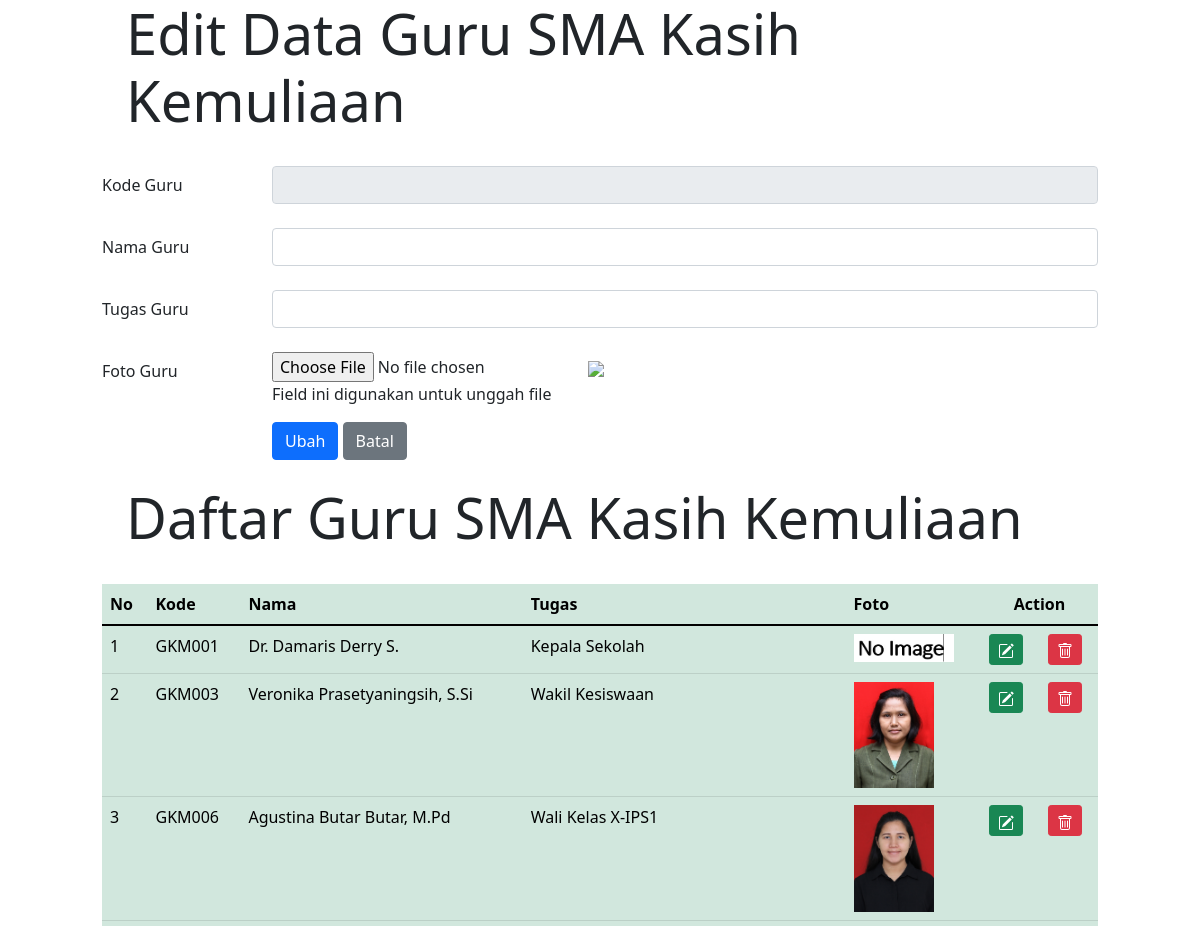
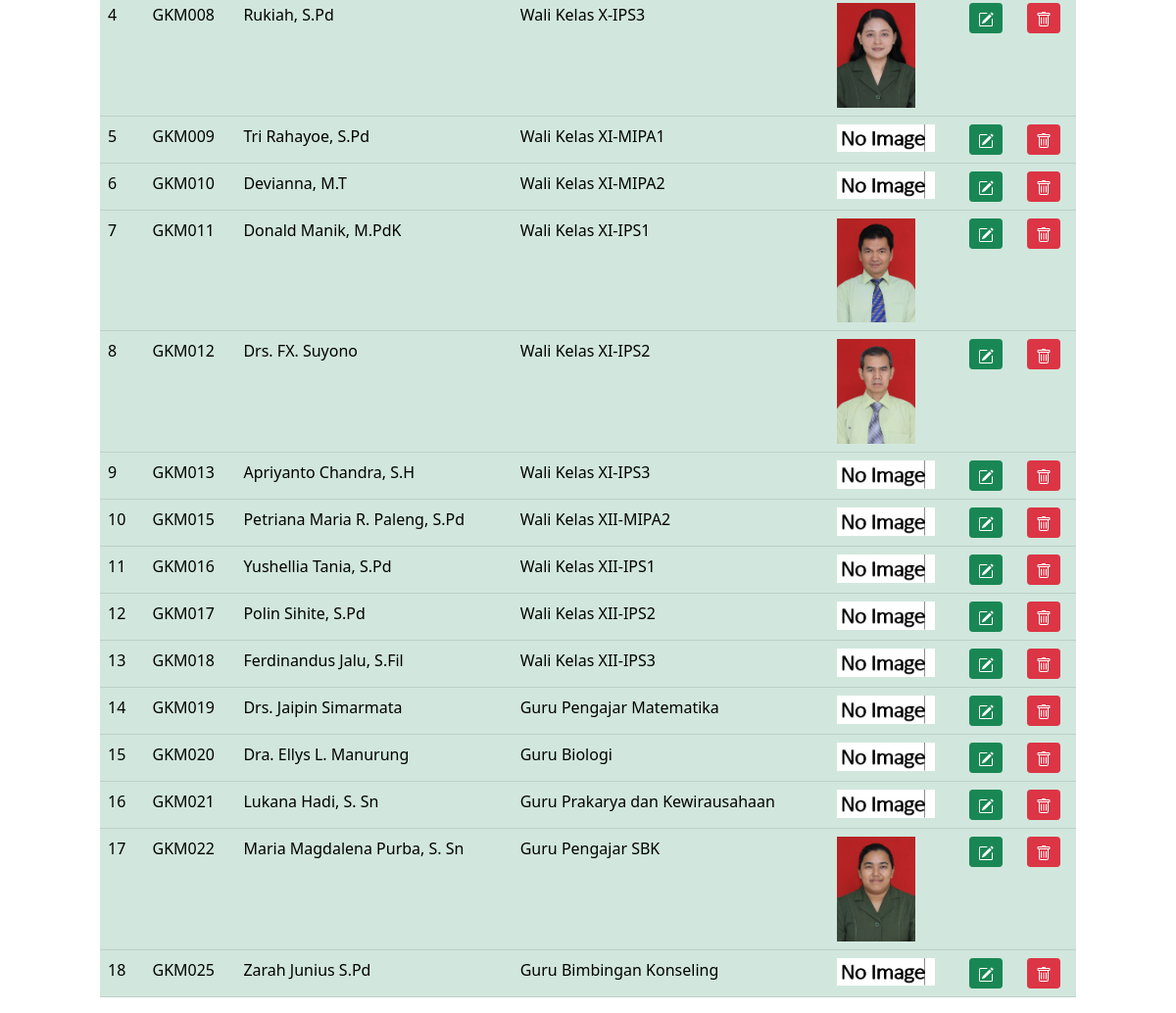
Page /dataguruubah.php on the committed database (2 pictures, top to bottom).
### tables this page shows
CREATE TABLE `dataguru` (
  `idguru` char(6) NOT NULL,
  `namaguru` char(35) NOT NULL,
  `tugasguru` char(35) NOT NULL,
  `fotoguru` text NOT NULL
);

### dataguruubah.php (the view, shortened to what this page needs)
<!DOCTYPE html>
<html lang="en">
<head>
    <link rel="stylesheet" type="text/css" href="https://cdnjs.cloudflare.com/ajax/
    libs/select2/4.0.3/css/select2.min.css">
    <link rel="stylesheet" type="text/css" href="css/bootstrap.min.css">
</head>
<?php
    include "includes/config.php";
    $kodeguru = $_GET["ubadata"];
    $editguru = mysqli_query($connection, "SELECT * FROM dataguru
    where idguru = '$kodeguru'");
    $rowedit = mysqli_fetch_array($editguru);
?>
<body>
    <div class="row">
    <div class="col-sm-1"></div>
    <div class="col-sm-10">
        <div class="jumbotron jumbotron-fluid">
            <div class="container">
                <h1 class="display-4">Edit Data Guru SMA Kasih Kemuliaan</h1>
            </div>
        </div>
        <br>
        <form method="POST" enctype="multipart/form-data">
            <div class="form-group row">
                <label for="kodeguru" class="col-sm-2 col-form-label">Kode Guru</label>
                <div class="col-sm-10">
                    <input type="text" class="form-control" id="kodeguru" name="inputkode"
                    value="<?php echo $rowedit["idguru"]?>" readonly>
                </div>
            </div>
            <br>
            <div class="form-group row">
                <label for="namaguru" class="col-sm-2 col-form-label">Nama Guru</label>
                <div class="col-sm-10">
                    <input type="text" class="form-control" id="namaguru" name="inputnama"
                    value="<?php echo $rowedit["namaguru"]?>">
                </div>
            </div>
            <br>
            <div class="form-group row">
                <label for="tugasguru" class="col-sm-2 col-form-label">Tugas Guru</label>
                <div class="col-sm-10">
                    <input type="text" class="form-control" id="tugasguru" name="inputtugas"
                    value="<?php echo $rowedit["tugasguru"]?>">
                </div>
            </div>
            <br>
            <div class="form-group row">
                <label for="file" class="col-sm-2 col-form-label">Foto Guru</label>
                <div class="col-sm-10">
                    <input type="file" id="file" name="file">
                    <img src="images/guru/<?php echo $rowedit['fotoguru']?>" style="width: 100px;">
                    <p class="help-block">Field ini digunakan untuk unggah file</p>
                </div>
            </div>
            <div class="form-group row">
                <div class="col-sm-2"></div>
                <div class="col-sm-10">
                    <input type="submit" name="Ubah" class="btn btn-primary" value="Ubah">
                    <input type="submit" name="Batal" class="btn btn-secondary" value="Batal">
                </div>
            </div>
            <br>
        </form>
    </div>
    <div class="col-sm-1"></div>
    </div>
    <div class="row">
        <div class="col-sm-1"></div>
        <div class="col-sm-10">
            <div class="jumbotron jumbotron-fluid">
                <div class="container">
                    <h1 class="display-4">Daftar Guru SMA Kasih Kemuliaan</h1>
                </div>
            </div>
        <br>
        <table class="table table-hover table-success">
            <thead class="thead-dark">
                <tr>
                    <th>No</th>
                    <th>Kode</th>
                    <th>Nama</th>
                    <th>Tugas</th>
                    <th>Foto</th>
                    <th colspan="2" style="text-align: center">Action</th>
                </tr>
            </thead>
            <tbody>
                <?php $query = mysqli_query($connection, "select * from dataguru");
                $nomor = 1;
                while ($row = mysqli_fetch_array($query))
                { ?>
                    <tr>
                        <td><?php echo $nomor;?></td>
                        <td><?php echo $row['idguru'];?></td>
                        <td><?php echo $row['namaguru'];?></td>
                        <td><?php echo $row['tugasguru'];?></td>
                        <td>
                            <?php if(is_file("images/guru/".$row['fotoguru']))
                            { ?>
                                <img src="images/guru/<?php echo $row['fotoguru']?>" width="80">
                            <?php } else
                                echo "<img src='images/noimage.PNG' width='100'>"
                            ?>
                        </td>
                        <td>
                            <a href="dataguruubah.php?ubadata=<?php echo $row['idguru']?>"
                            class="btn btn-success btn-sm" title="EDIT">
                            </a>
                        </td>
                        <td>
                            <a href="dataguruhapus.php?hapusdata=<?php echo $row['idguru']?>"
                            class="btn btn-danger btn-sm" title="DELETE">
                        </a>
                        </td>
                    </tr>
                    <?php $nomor = $nomor + 1;?>
                <?php } ?>
            </tbody>
        </table>
        </div>
        <div class="col-sm-1"></div>
    </div>
</body>
</html>

### rows in the picture
dataguru: idguru "GKM001", namaguru "Dr. Damaris Derry S.", tugasguru "Kepala Sekolah"
dataguru: idguru "GKM003", namaguru "Veronika Prasetyaningsih, S.Si", tugasguru "Wakil Kesiswaan", fotoguru (picture)
dataguru: idguru "GKM006", namaguru "Agustina Butar Butar, M.Pd", tugasguru "Wali Kelas X-IPS1", fotoguru (picture)
dataguru: idguru "GKM008", namaguru "Rukiah, S.Pd", tugasguru "Wali Kelas X-IPS3", fotoguru (picture)
dataguru: idguru "GKM009", namaguru "Tri Rahayoe, S.Pd", tugasguru "Wali Kelas XI-MIPA1"
dataguru: idguru "GKM010", namaguru "Devianna, M.T", tugasguru "Wali Kelas XI-MIPA2"
dataguru: idguru "GKM011", namaguru "Donald Manik, M.PdK", tugasguru "Wali Kelas XI-IPS1", fotoguru (picture)
dataguru: idguru "GKM012", namaguru "Drs. FX. Suyono", tugasguru "Wali Kelas XI-IPS2", fotoguru (picture)
dataguru: idguru "GKM013", namaguru "Apriyanto Chandra, S.H", tugasguru "Wali Kelas XI-IPS3"
dataguru: idguru "GKM015", namaguru "Petriana Maria R. Paleng, S.Pd", tugasguru "Wali Kelas XII-MIPA2"
dataguru: idguru "GKM016", namaguru "Yushellia Tania, S.Pd", tugasguru "Wali Kelas XII-IPS1"
dataguru: idguru "GKM017", namaguru "Polin Sihite, S.Pd", tugasguru "Wali Kelas XII-IPS2"
dataguru: idguru "GKM018", namaguru "Ferdinandus Jalu, S.Fil", tugasguru "Wali Kelas XII-IPS3"
dataguru: idguru "GKM019", namaguru "Drs. Jaipin Simarmata", tugasguru "Guru Pengajar Matematika"
dataguru: idguru "GKM020", namaguru "Dra. Ellys L. Manurung", tugasguru "Guru Biologi"
dataguru: idguru "GKM021", namaguru "Lukana Hadi, S. Sn", tugasguru "Guru Prakarya dan Kewirausahaan"
dataguru: idguru "GKM022", namaguru "Maria Magdalena Purba, S. Sn", tugasguru "Guru Pengajar SBK", fotoguru (picture)
dataguru: idguru "GKM025", namaguru "Zarah Junius S.Pd", tugasguru "Guru Bimbingan Konseling"
